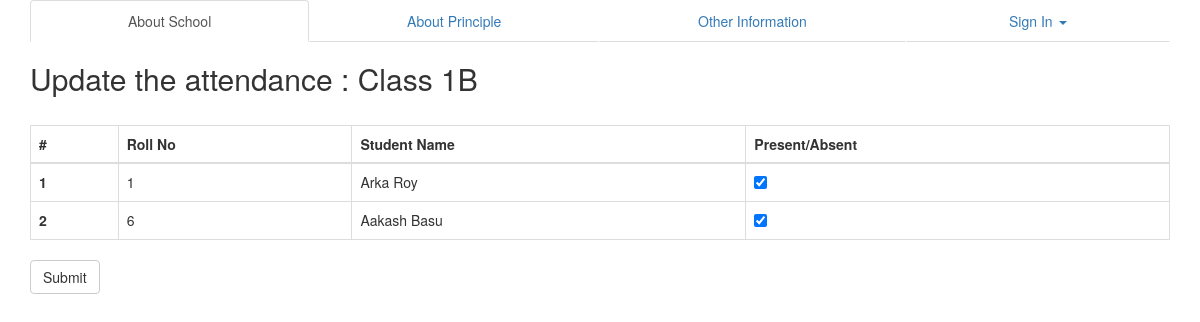
The app's page /class.php?cid=1B with its own data.
### tables this page shows
CREATE TABLE IF NOT EXISTS `student` (
  `name` varchar(255) NOT NULL,
  `student_id` varchar(255) NOT NULL,
  `roll` int(10) NOT NULL,
  `class_id` varchar(11) NOT NULL,
  `school_id` varchar(10) NOT NULL
);

### class.php (the view)
<?php include ('./inc/header.inc.php');
echo "<h2>Update the attendance : Class ";
if(isset($_GET['cid'])){
	$cid = mysqli_real_escape_string($db,$_GET['cid']);
	$result = mysqli_query($db,"SELECT name, roll FROM student WHERE class_id='$cid'");
	echo $cid."</h2><br>";
	$usercount = mysqli_num_rows($result);
	if($usercount>0){
		echo
		'<table class="table table-bordered">
		<thread><tr>
		<th>#</th>
		<th>Roll No</th>
		<th>Student Name</th>
		<th>Present/Absent</th>
		</tr></thread>
		<tbody>
		<form role="form" method="POST" action="class.php">';
		$p=1;
		while ($row = $result->fetch_assoc()) {
			$name=$row['name'];
			$rollno = $row['roll'];
			echo
			'
			<tr>
				<th scope="row">'.$p.'</th>
				<td>'.$rollno.'</td>
				<td>'.$name.'</td>
				<td><input type="checkbox" checked/></td>
			</tr>
			';
			$p++;
		}
		echo'
		</tbody>
		</table>
		<button type="submit" class="btn btn-default">Submit</button>
		</form>';
	}
}
include("./inc/footer.inc.php"); ?>

### records on screen
student: roll "1", name "Arka Roy"
student: roll "6", name "Aakash Basu"

### other values on screen
$cid "1B"
